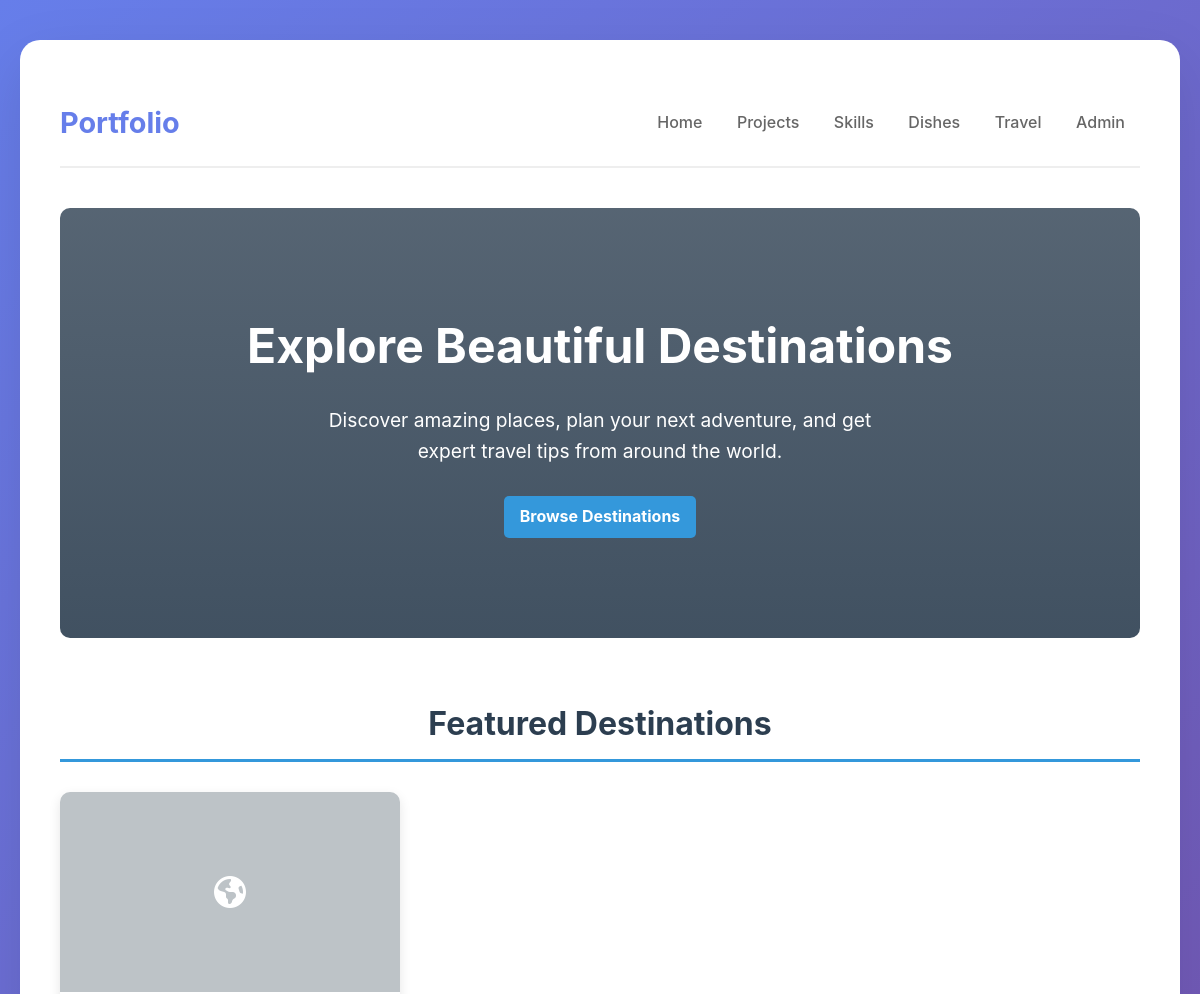
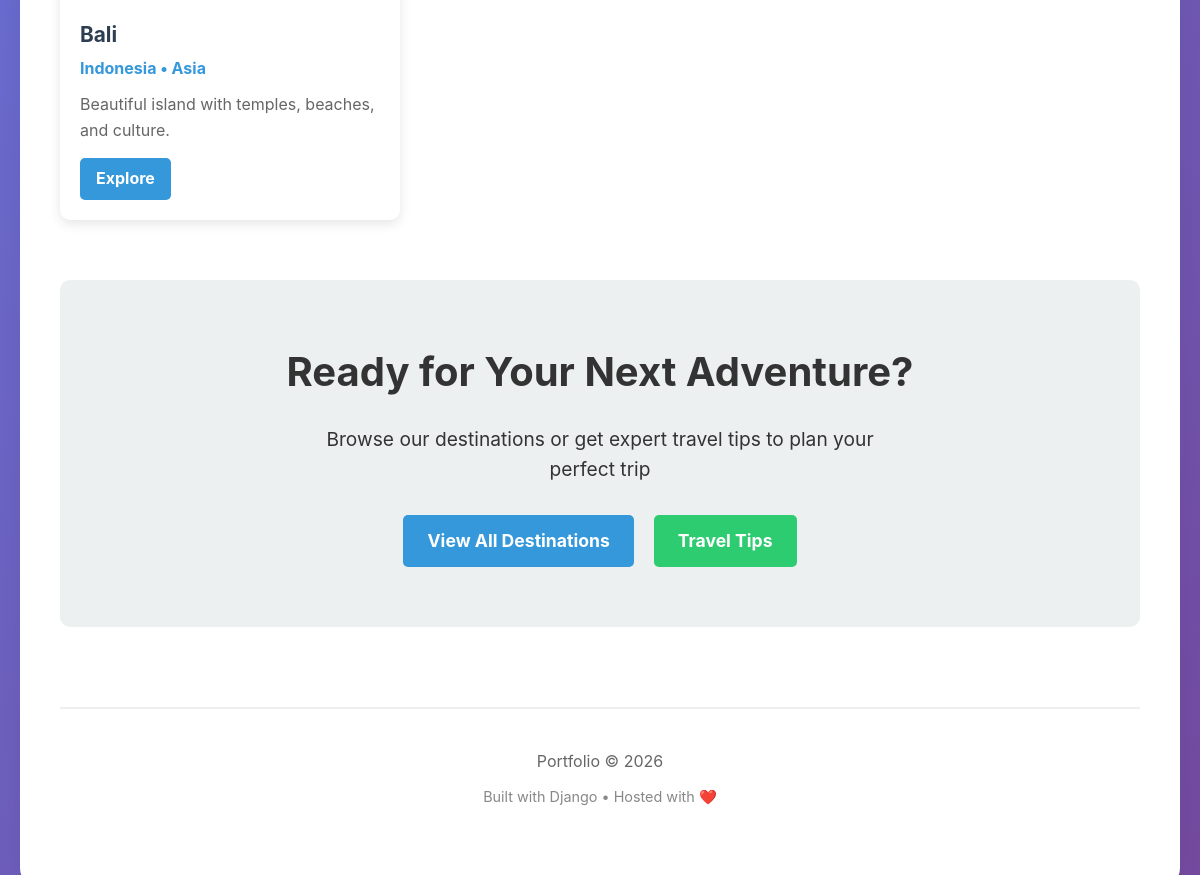
The app's page /travel/ (signed in) with its own data (2 pictures, top to bottom).
### travel/models.py (models this page shows, shortened)
class Destination(models.Model):
    CONTINENT_CHOICES = [
        ('africa', 'Africa'),
        ('asia', 'Asia'),
        ('europe', 'Europe'),
        ('north_america', 'North America'),
        ('south_america', 'South America'),
        ('oceania', 'Oceania'),
        ('antarctica', 'Antarctica'),
    ]
    name = models.CharField(max_length=200)
    slug = models.SlugField(unique=True, blank=True)
    country = models.CharField(max_length=100)
    continent = models.CharField(max_length=50, choices=CONTINENT_CHOICES)
    description = models.TextField()
    best_time_to_visit = models.CharField(max_length=200, blank=True)
    estimated_cost = models.DecimalField(max_digits=10, decimal_places=2, help_text="Estimated cost per person in USD")
    featured_image = models.ImageField(upload_to='travel/destinations/', blank=True, null=True)
    created_at = models.DateTimeField(auto_now_add=True)
    updated_at = models.DateTimeField(auto_now=True)

### travel/views.py (the view)
# urls.py: path('', views.travel_home, name='home'),
def travel_home(request):
    featured_destinations = Destination.objects.all()[:6]
    featured_trips = Trip.objects.filter(featured=True)[:4]
    travel_tips = TravelTip.objects.filter(featured=True)[:3]
    popular_destinations = Destination.objects.annotate(
        trip_count=Count('trips')
    ).order_by('-trip_count')[:4]
    context = {
        'featured_destinations': featured_destinations,
        'featured_trips': featured_trips,
        'travel_tips': travel_tips,
        'popular_destinations': popular_destinations,
    }
    return render(request, 'travel/index.html', context)

### travel/templates/travel/index.html (shortened to what this page needs)
{% load static %}
<!DOCTYPE html>
<html lang="en">
<head>
    <link rel="stylesheet" href="https://cdnjs.cloudflare.com/ajax/libs/font-awesome/6.4.0/css/all.min.css">
    <link rel="stylesheet" href="{% static 'landing/css/main.css' %}">
    <link rel="stylesheet" href="{% static 'landing/css/animations.css' %}">
    <link rel="stylesheet" href="{% static 'landing/css/mobile-menu.css' %}">
</head>
<body>
    <div class="container">
        <header>
            <a href="/" class="logo">
                Portfolio
            </a>
            <nav>
                <a href="/">Home</a>
                <a href="/projects/">Projects</a>
                <a href="/skills/">Skills</a>
                <a href="/dishes/">Dishes</a>
                <a href="/travel/" class="active">Travel</a>
                {% if user.is_authenticated %}
                <a href="/admin/">Admin</a>
                {% endif %}
            </nav>
        </header>
        <main>
            <section class="travel-hero">
                <h1>Explore Beautiful Destinations</h1>
                <p>Discover amazing places, plan your next adventure, and get expert travel tips from around the world.</p>
                <a href="/travel/destinations/" class="btn-explore">Browse Destinations</a>
            </section>
            {% if featured_destinations %}
            <section class="featured-section">
                <h2 class="section-title">Featured Destinations</h2>
                <div class="destinations-grid">
                    {% for destination in featured_destinations %}
                    <div class="destination-card">
                        {% if destination.featured_image %}
                        <img src="{{ destination.featured_image.url }}" alt="{{ destination.name }}" class="destination-image">
                        {% else %}
                        <div style="width: 100%; height: 200px; background: #bdc3c7; display: flex; align-items: center; justify-content: center; color: white; font-size: 2em;">
                            <i class="fas fa-globe-americas"></i>
                        </div>
                        {% endif %}
                        <div class="destination-info">
                            <h3 class="destination-name">{{ destination.name }}</h3>
                            <p class="destination-country">{{ destination.country }} • {{ destination.get_continent_display }}</p>
                            <p style="color: #666; margin-bottom: 15px;">{{ destination.description|truncatechars:120 }}</p>
                            <a href="/travel/destinations/{{ destination.slug }}/" class="btn-explore">Explore</a>
                        </div>
                    </div>
                    {% endfor %}
                </div>
            </section>
            {% endif %}
            <section class="cta-section">
                <h2 style="font-size: 2.5rem; margin-bottom: 20px;">Ready for Your Next Adventure?</h2>
                <p style="font-size: 1.2rem; margin-bottom: 30px; max-width: 600px; margin-left: auto; margin-right: auto;">
                    Browse our destinations or get expert travel tips to plan your perfect trip
                </p>
                <div class="cta-buttons">
                    <a href="/travel/destinations/" class="cta-button">View All Destinations</a>
                    <a href="/travel/tips/" class="cta-button secondary">Travel Tips</a>
                </div>
            </section>
        </main>
        <footer>
            <p>Portfolio &copy; {% now "Y" %}</p>
            <p class="footer-note">
                Built with Django • Hosted with ❤️
            </p>
        </footer>
    </div>
</body>
</html>

### landing/static/landing/css/main.css (style rules this page uses)
* { margin: 0; padding: 0; box-sizing: border-box; }
body { font-family: -apple-system, BlinkMacSystemFont, 'Segoe UI', Roboto, Oxygen, Ubuntu, sans-serif; line-height: 1.6; color: #333; max-width: 1200px; margin: 0 auto; padding: 20px; background: linear-gradient(135deg, #667eea 0%, #764ba2 100%); min-height: 100vh; }
.container { background: white; border-radius: 20px; padding: 40px; box-shadow: 0 20px 60px rgba(0,0,0,0.1); margin-top: 20px; }
header { display: flex; justify-content: space-between; align-items: center; padding: 20px 0; border-bottom: 2px solid #eee; margin-bottom: 40px; }
.logo { font-size: 1.8em; font-weight: bold; color: #667eea; text-decoration: none; }
nav a { margin: 0 15px; text-decoration: none; color: #666; font-weight: 500; transition: color 0.3s; }
.cta-button { display: inline-block; background: white; color: #667eea; padding: 15px 40px; border-radius: 50px; text-decoration: none; font-weight: bold; font-size: 1.1em; transition: transform 0.3s, box-shadow 0.3s; }
.section-title { font-size: 2.5em; margin: 60px 0 30px; color: #333; text-align: center; }
footer { margin-top: 80px; padding: 40px 0; border-top: 2px solid #eee; text-align: center; color: #666; }
.footer-note { margin-top: 10px; font-size: 0.9em; color: #888; }

### travel/templates/travel/index.html (style rules this page uses)
.travel-hero { background: linear-gradient(rgba(44, 62, 80, 0.8), rgba(44, 62, 80, 0.9)); color: white; padding: 100px 20px; text-align: center; border-radius: 10px; margin: 30px 0; }
.travel-hero h1 { font-size: 3rem; margin-bottom: 20px; }
.travel-hero p { font-size: 1.2rem; max-width: 600px; margin: 0 auto 30px; }
.featured-section { margin: 60px 0; }
.section-title { font-size: 2rem; color: #2c3e50; margin-bottom: 30px; padding-bottom: 10px; border-bottom: 3px solid #3498db; }
.destinations-grid, .trips-grid { display: grid; grid-template-columns: repeat(auto-fill, minmax(300px, 1fr)); gap: 30px; margin-top: 20px; }
.destination-card, .trip-card { background: white; border-radius: 10px; overflow: hidden; box-shadow: 0 4px 12px rgba(0,0,0,0.1); transition: transform 0.3s, box-shadow 0.3s; }
.destination-info, .trip-content { padding: 20px; }
.destination-name { font-size: 1.3rem; margin: 0 0 5px 0; color: #2c3e50; }
.destination-country { color: #3498db; font-weight: bold; margin-bottom: 10px; }
.btn-explore { display: inline-block; padding: 8px 16px; background: #3498db; color: white; text-decoration: none; border-radius: 5px; font-weight: bold; transition: background 0.3s; }
.cta-section { text-align: center; padding: 60px 20px; background: #ecf0f1; border-radius: 10px; margin: 60px 0; }
.cta-buttons { display: flex; gap: 20px; justify-content: center; margin-top: 30px; }
.cta-button { padding: 12px 24px; background: #3498db; color: white; text-decoration: none; border-radius: 5px; font-weight: bold; transition: background 0.3s; }
.cta-button.secondary { background: #2ecc71; }

### records on screen
Destination: name "Bali", country "Indonesia", continent "Asia", description "Beautiful island with temples, beaches, and culture."
